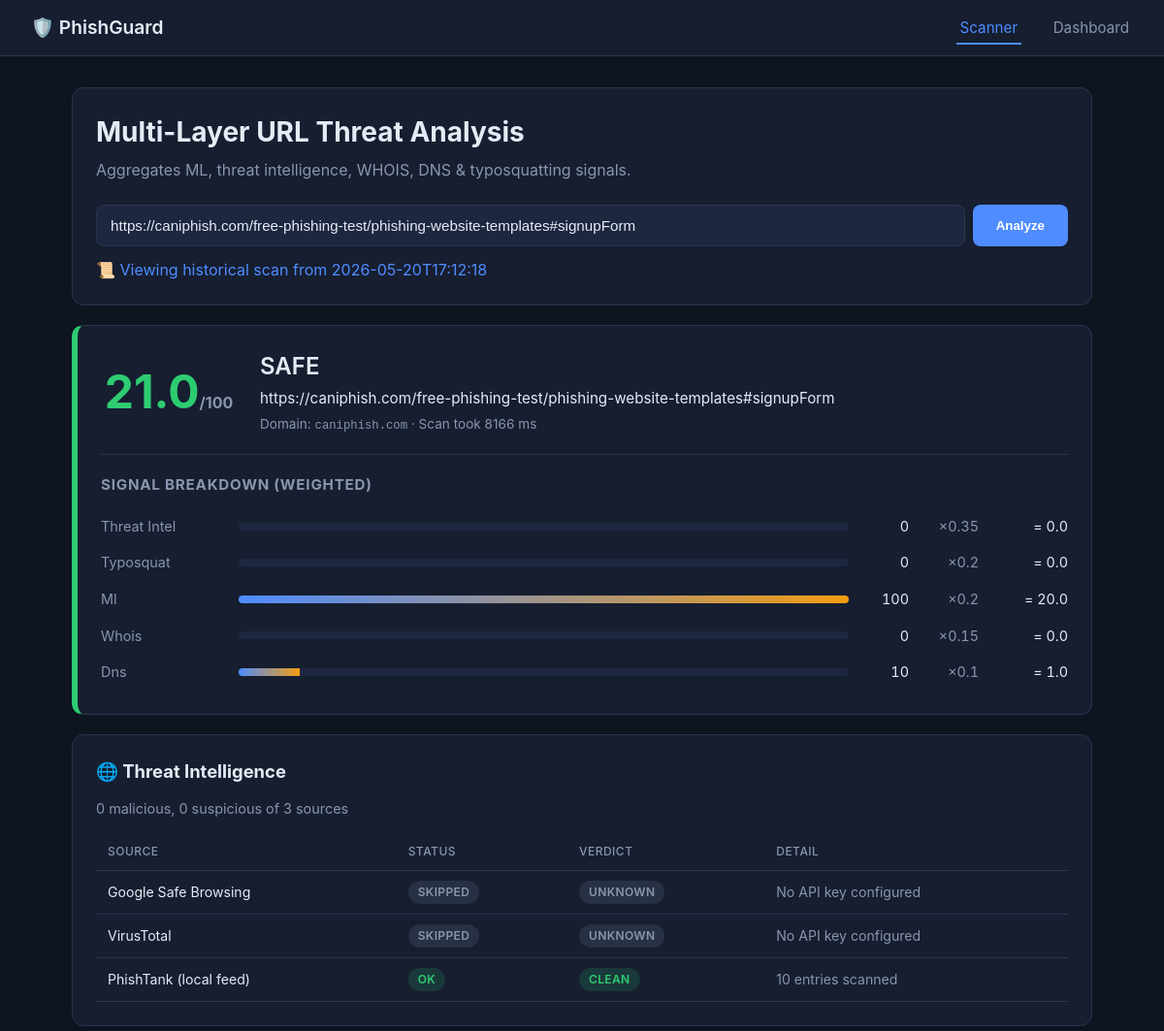
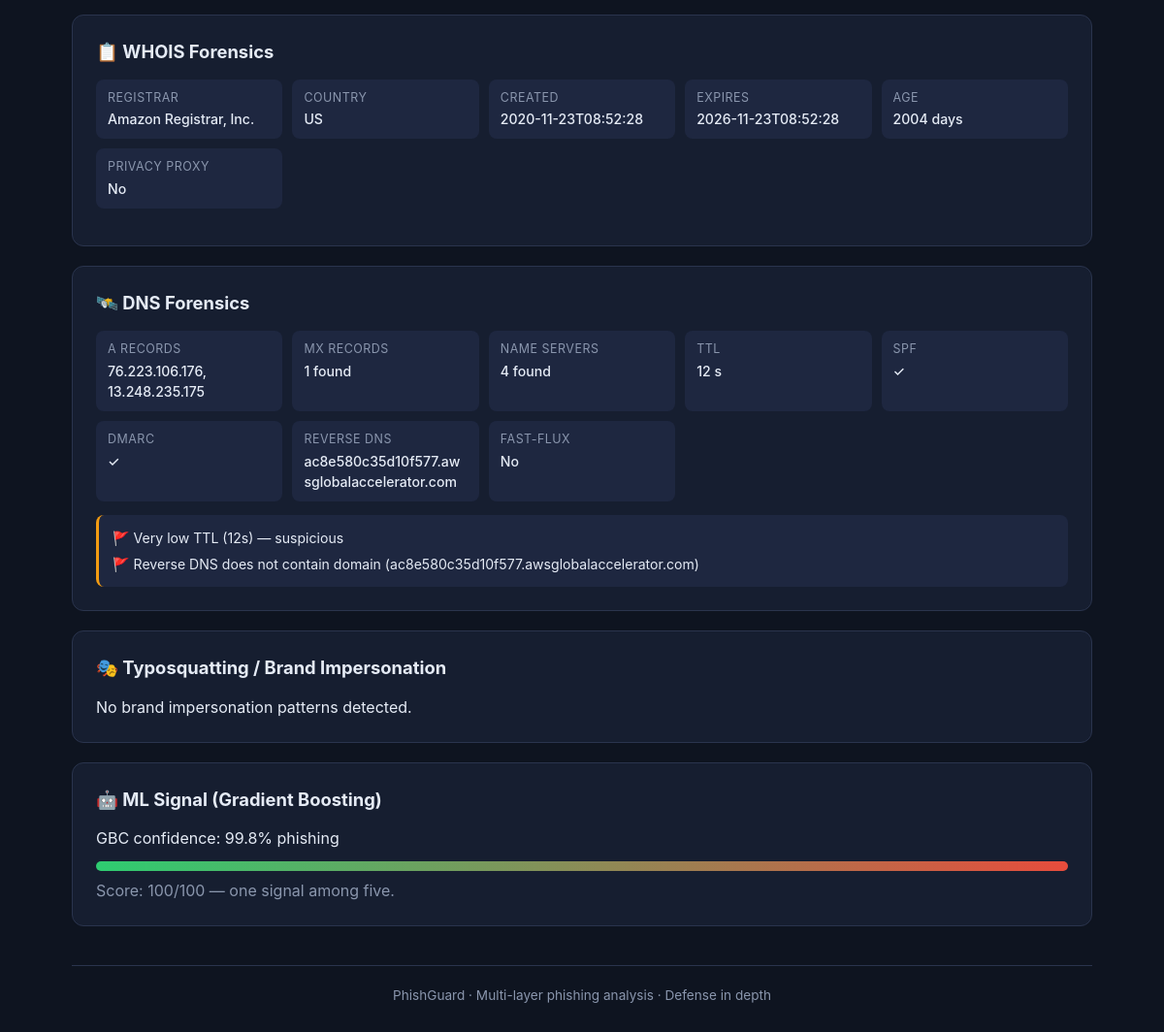
/scan/2, run on the app's committed database (2 pictures, top to bottom).
### tables this page shows
CREATE TABLE scans (
                id            INTEGER PRIMARY KEY AUTOINCREMENT,
                ts            TEXT    NOT NULL,
                url           TEXT    NOT NULL,
                domain        TEXT,
                client_ip_hash TEXT,
                verdict       TEXT    NOT NULL,
                final_score   REAL    NOT NULL,
                ml_score      INTEGER,
                ti_score      INTEGER,
                whois_score   INTEGER,
                dns_score     INTEGER,
                typo_score    INTEGER,
                full_report   TEXT    NOT NULL
            );

### app.py (the view)
@app.route("/scan/<int:scan_id>")
def scan_detail(scan_id):
    row = db.get_scan(scan_id)
    if not row:
        return redirect(url_for("dashboard"))
    return render_template("index.html", report=row["full_report"], error=None,
                           historical=True)

### modules/db.py (called while the page is built)
def _conn():
    os.makedirs(os.path.dirname(_DB_PATH), exist_ok=True)
    c = sqlite3.connect(_DB_PATH)
    c.row_factory = sqlite3.Row
    return c

def get_scan(scan_id):
    with _conn() as c:
        row = c.execute("SELECT * FROM scans WHERE id=?", (scan_id,)).fetchone()
        if not row:
            return None
        d = dict(row)
        d["full_report"] = json.loads(d["full_report"])
        return d

### templates/index.html (shortened to what this page needs)
<!DOCTYPE html>
<html lang="en">
<head>
  <link rel="stylesheet" href="{{ url_for('static', filename='styles.css') }}">
</head>
<body>
<nav class="topnav">
  <div class="brand">🛡️ PhishGuard</div>
  <div class="navlinks">
    <a href="{{ url_for('index') }}" class="active">Scanner</a>
    <a href="{{ url_for('dashboard') }}">Dashboard</a>
  </div>
</nav>
<main class="container">
  <section class="scanner-card">
    <h1>Multi-Layer URL Threat Analysis</h1>
    <p class="subtitle">Aggregates ML, threat intelligence, WHOIS, DNS &amp; typosquatting signals.</p>
    <form action="/" method="post" class="scan-form">
      <input type="text" name="url" placeholder="https://example.com/login"
             required autofocus
             value="{{ report.url if report else '' }}">
      <button type="submit">Analyze</button>
    </form>
    {% if historical %}<p class="info">📜 Viewing historical scan from {{ report.scanned_at }}</p>{% endif %}
  </section>
  {% if report %}
  <section class="verdict-card verdict-{{ report.verdict.color }}">
    <div class="verdict-main">
      <div class="verdict-score">{{ report.verdict.final_score }}<span>/100</span></div>
      <div class="verdict-text">
        <div class="verdict-label">{{ report.verdict.verdict }}</div>
        <div class="verdict-url">{{ report.url }}</div>
        <div class="verdict-meta">Domain: <code>{{ report.domain }}</code> · Scan took {{ report.duration_ms }} ms</div>
      </div>
    </div>
    <div class="breakdown">
      <h3>Signal Breakdown (weighted)</h3>
      {% for key, info in report.verdict.breakdown.items() %}
      <div class="bd-row">
        <span class="bd-name">{{ key.replace('_', ' ').title() }}</span>
        <div class="bd-bar"><div class="bd-fill" style="width: {{ info.raw_score }}%"></div></div>
        <span class="bd-score">{{ info.raw_score }}</span>
        <span class="bd-weight">×{{ info.weight }}</span>
        <span class="bd-contrib">= {{ info.contribution }}</span>
      </div>
      {% endfor %}
    </div>
  </section>
  <section class="module-card">
    <h2>🌐 Threat Intelligence</h2>
    <p class="module-sub">{{ report.signals.threat_intel.malicious_hits }} malicious, {{ report.signals.threat_intel.suspicious_hits }} suspicious of {{ report.signals.threat_intel.sources|length }} sources</p>
    <table class="ti-table">
      <thead><tr><th>Source</th><th>Status</th><th>Verdict</th><th>Detail</th></tr></thead>
      <tbody>
      {% for s in report.signals.threat_intel.sources %}
        <tr>
          <td>{{ s.source }}</td>
          <td><span class="pill pill-{{ s.status|lower }}">{{ s.status }}</span></td>
          <td><span class="pill pill-{{ s.verdict }}">{{ s.verdict }}</span></td>
          <td class="detail">{{ s.detail }}</td>
        </tr>
      {% endfor %}
      </tbody>
    </table>
  </section>
  <section class="module-card">
    <h2>📋 WHOIS Forensics</h2>
    <div class="kv-grid">
      <div><span>Registrar</span><strong>{{ report.signals.whois.registrar or '—' }}</strong></div>
      <div><span>Country</span><strong>{{ report.signals.whois.registrant_country or '—' }}</strong></div>
      <div><span>Created</span><strong>{{ report.signals.whois.creation_date or '—' }}</strong></div>
      <div><span>Expires</span><strong>{{ report.signals.whois.expiration_date or '—' }}</strong></div>
      <div><span>Age</span><strong>{{ report.signals.whois.age_days if report.signals.whois.age_days is not none else '—' }} days</strong></div>
      <div><span>Privacy proxy</span><strong>{{ 'Yes' if report.signals.whois.privacy_protected else 'No' }}</strong></div>
    </div>
  </section>
  <section class="module-card">
    <h2>🛰️ DNS Forensics</h2>
    <div class="kv-grid">
      <div><span>A records</span><strong>{{ report.signals.dns.a_records|join(', ') or '—' }}</strong></div>
      <div><span>MX records</span><strong>{{ report.signals.dns.mx_records|length }} found</strong></div>
      <div><span>Name servers</span><strong>{{ report.signals.dns.ns_records|length }} found</strong></div>
      <div><span>TTL</span><strong>{{ report.signals.dns.ttl or '—' }} s</strong></div>
      <div><span>SPF</span><strong>{{ '✓' if report.signals.dns.has_spf else '✗' }}</strong></div>
      <div><span>DMARC</span><strong>{{ '✓' if report.signals.dns.has_dmarc else '✗' }}</strong></div>
      <div><span>Reverse DNS</span><strong>{{ report.signals.dns.reverse_dns or '—' }}</strong></div>
      <div><span>Fast-flux</span><strong>{{ 'YES ⚠️' if report.signals.dns.fast_flux_indicator else 'No' }}</strong></div>
    </div>
    {% if report.signals.dns.flags %}
    <ul class="flags">
      {% for f in report.signals.dns.flags %}<li>🚩 {{ f }}</li>{% endfor %}
    </ul>
    {% endif %}
  </section>
  <section class="module-card">
    <h2>🎭 Typosquatting / Brand Impersonation</h2>
    {% if report.signals.typosquat.matched_brand %}
      <p>Potential impersonation of <strong>{{ report.signals.typosquat.matched_brand }}</strong>
         <span class="pill pill-malicious">{{ report.signals.typosquat.match_type.replace('_', ' ') }}</span>
         {% if report.signals.typosquat.edit_distance is not none %}
         · edit distance {{ report.signals.typosquat.edit_distance }}
         {% endif %}
      </p>
    {% else %}
      <p>No brand impersonation patterns detected.</p>
    {% endif %}
  </section>
  <section class="module-card">
    <h2>🤖 ML Signal (Gradient Boosting)</h2>
    {% if report.signals.ml.available %}
      <p>{{ report.signals.ml.detail }}</p>
      <div class="meter">
        <div class="meter-fill" style="width: {{ report.signals.ml.score }}%"></div>
      </div>
      <p class="muted">Score: {{ report.signals.ml.score }}/100 — one signal among five.</p>
    {% else %}
      <p class="muted">{{ report.signals.ml.detail }}</p>
    {% endif %}
  </section>
  {% endif %}
  <footer class="footer">
    <p>PhishGuard · Multi-layer phishing analysis · Defense in depth</p>
  </footer>
</main>
</body>
</html>

### data on the page
scans: verdict.verdict "SAFE", url "https://caniphish.com/free-phishing-test/phishing-website-templates#signupForm", domain "caniphish.com"

### other printed values
{{ report.scanned_at }} "2026-05-20T17:12:18"
{{ report.verdict.final_score }} "21.0"
{{ report.duration_ms }} "8166"
{{ key.replace('_', ' ').title() }} "Threat Intel" "Typosquat" "Ml" "Whois" "Dns"
{{ info.raw_score }} "0" "0" "100" "0" "10"
{{ info.weight }} "0.35" "0.2" "0.2" "0.15" "0.1"
{{ info.contribution }} "0.0" "0.0" "20.0" "0.0" "1.0"
{{ report.signals.threat_intel.malicious_hits }} "0"
{{ report.signals.threat_intel.suspicious_hits }} "0"
{{ report.signals.threat_intel.sources|length }} "3"
{{ s.source }} "Google Safe Browsing" "VirusTotal" "PhishTank (local feed)"
{{ s.status }} "SKIPPED" "SKIPPED" "OK"
{{ s.verdict }} "UNKNOWN" "UNKNOWN" "CLEAN"
{{ s.detail }} "No API key configured" "No API key configured" "10 entries scanned"
{{ report.signals.whois.registrar or '—' }} "Amazon Registrar, Inc."
